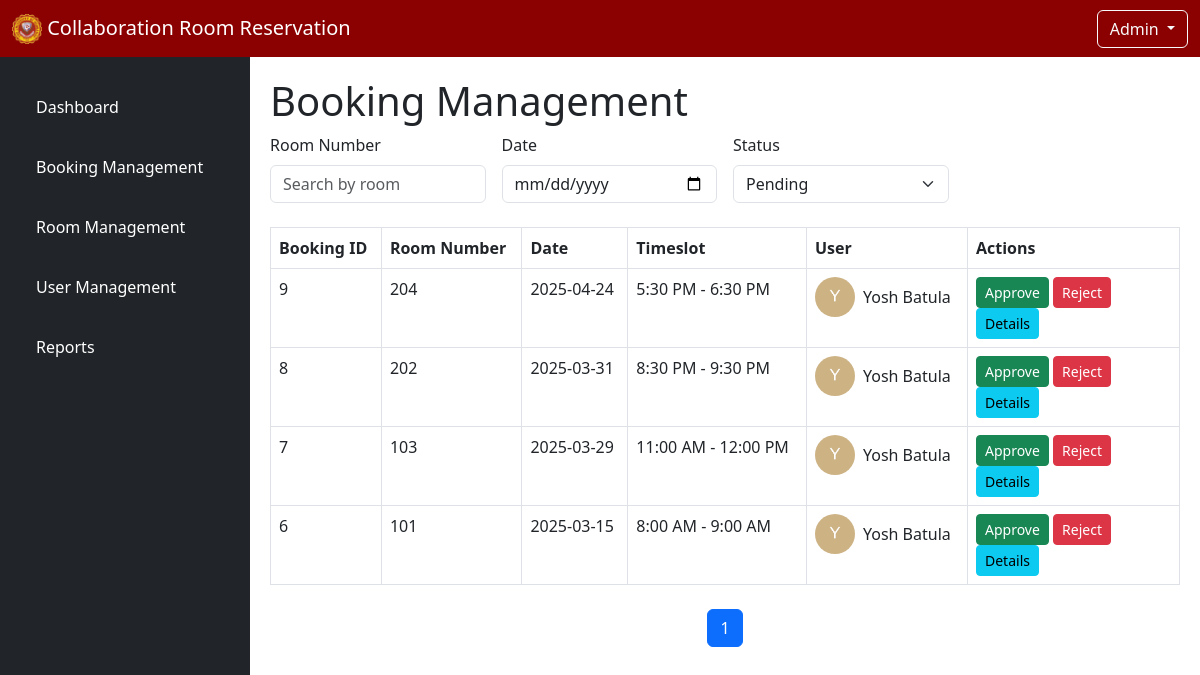
Page /admin/booking_management.php on the committed database.
### tables this page shows
CREATE TABLE `bookings` (
  `id` int(11) NOT NULL,
  `user_id` int(11) NOT NULL,
  `room_id` int(11) NOT NULL,
  `date` date NOT NULL,
  `timeslot` varchar(50) NOT NULL,
  `subject` varchar(255) NOT NULL,
  `purpose` text NOT NULL,
  `status` enum('pending','approved','rejected') NOT NULL DEFAULT 'pending',
  `created_at` timestamp NOT NULL DEFAULT current_timestamp()
);

CREATE TABLE `rooms` (
  `id` int(11) NOT NULL,
  `room_number` varchar(50) NOT NULL,
  `capacity` int(11) NOT NULL,
  `equipment` text DEFAULT NULL,
  `floor` varchar(50) NOT NULL,
  `description` text DEFAULT NULL,
  `image` varchar(255) DEFAULT NULL,
  `created_at` timestamp NOT NULL DEFAULT current_timestamp()
);

CREATE TABLE `users` (
  `id` int(11) NOT NULL,
  `name` varchar(255) NOT NULL,
  `email` varchar(255) NOT NULL,
  `password` varchar(255) NOT NULL,
  `role` enum('admin','user') NOT NULL DEFAULT 'user',
  `created_at` timestamp NOT NULL DEFAULT current_timestamp(),
  `profile_image` varchar(255) DEFAULT NULL
);

### admin/booking_management.php (the view, shortened to what this page needs)
<?php
include 'includes/header.php';
include 'includes/sidebar.php';
include 'includes/db_connection.php';
$conn = new mysqli($host, $username, $password, $dbname);
$room_number = $_GET['room_number'] ?? '';
$date = $_GET['date'] ?? '';
$status = $_GET['status'] ?? 'pending';
$page = isset($_GET['page']) ? (int)$_GET['page'] : 1;
$limit = 10;
$offset = ($page - 1) * $limit;
$query = "
    SELECT b.id, r.room_number, b.date, b.timeslot, b.subject, b.purpose, b.status,
           u.name AS user_name, u.profile_image AS user_profile_image
    FROM Bookings b
    JOIN Rooms r ON b.room_id = r.id
    JOIN Users u ON b.user_id = u.id
    WHERE 1=1
";
if (!empty($status)) {
    $query .= " AND b.status = ?";
}
$query .= " ORDER BY b.date DESC, b.timeslot ASC LIMIT ? OFFSET ?";
$stmt = $conn->prepare($query);
$types = '';
$params = [];
if (!empty($status)) {
    $types .= 's';
    $params[] = $status;
}
$types .= 'ii';
$params[] = $limit;
$params[] = $offset;
$stmt->bind_param($types, ...$params);
$stmt->execute();
$result = $stmt->get_result();
$bookings = $result->fetch_all(MYSQLI_ASSOC);
$totalBookingsQuery = "SELECT COUNT(*) FROM Bookings b JOIN Rooms r ON b.room_id = r.id WHERE 1=1";
if (!empty($status)) {
    $totalBookingsQuery .= " AND b.status = ?";
}
$totalStmt = $conn->prepare($totalBookingsQuery);
$totalTypes = '';
$totalParams = [];
if (!empty($status)) {
    $totalTypes .= 's';
    $totalParams[] = $status;
}
if (!empty($totalTypes)) {
    $totalStmt->bind_param($totalTypes, ...$totalParams);
}
$totalStmt->execute();
$totalResult = $totalStmt->get_result();
$totalBookings = $totalResult->fetch_row()[0];
$totalPages = ceil($totalBookings / $limit);
?>
    <div class="main-content container-fluid">
        <h1>Booking Management</h1>
        <form method="GET" class="mb-4" id="filterForm">
            <div class="row g-3">
                <div class="col-md-3">
                    <label for="room_number" class="form-label">Room Number</label>
                    <input type="text" name="room_number" id="room_number" class="form-control" placeholder="Search by room" value="<?= htmlspecialchars($room_number ?? '') ?>">
                </div>
                <div class="col-md-3">
                    <label for="date" class="form-label">Date</label>
                    <input type="date" name="date" id="date" class="form-control" value="<?= htmlspecialchars($date ?? '') ?>">
                </div>
                <div class="col-md-3">
                    <label for="status" class="form-label">Status</label>
                    <select name="status" id="status" class="form-select">
                        <option value="pending" <?= ($status ?? 'pending') === 'pending' ? 'selected' : '' ?>>Pending</option>
                    </select>
                </div>
            </div>
        </form>
        <table class="table table-bordered">
            <thead class="thead-dark">
                <tr>
                    <th>Booking ID</th>
                    <th>Room Number</th>
                    <th>Date</th>
                    <th>Timeslot</th>
                    <th>User</th>
                    <th style="width: 212px;">Actions</th>
                </tr>
            </thead>
            <tbody>
            <tbody>
                <?php foreach ($bookings as $booking): ?>
                <tr>
                    <td><?= htmlspecialchars($booking['id']) ?></td>
                    <td><?= htmlspecialchars($booking['room_number']) ?></td>
                    <td><?= htmlspecialchars($booking['date']) ?></td>
                    <td><?= htmlspecialchars($booking['timeslot']) ?></td>
                    <td>
                        <div class="d-flex align-items-center">
                            <?php if (!empty($booking['user_profile_image'])): ?>
                                <img src="../../images/profiles/<?= htmlspecialchars($booking['user_profile_image']) ?>" alt="Profile Image" width="40" height="40" class="rounded-circle me-2">
                            <?php else: ?>
                                <img src="../../images/profiles/default-profile.jpg" alt="Default Profile Image" width="40" height="40" class="rounded-circle me-2">
                            <?php endif; ?>
                            <span><?= htmlspecialchars($booking['user_name']) ?></span>
                        </div>
                    </td>
                    <td class="justify-content-center align-items-center">
                        <?php if ($booking['status'] == 'pending'): ?>
                            <a href="actions/approve_booking.php?id=<?= $booking['id'] ?>" class="btn btn-sm btn-success">Approve</a>
                            <a href="actions/reject_booking.php?id=<?= $booking['id'] ?>" class="btn btn-sm btn-danger">Reject</a>
                        <?php else: ?>
                            <span class="badge bg-<?= $booking['status'] == 'approved' ? 'success' : 'danger' ?>">
                                <?= ucfirst($booking['status']) ?>
                            </span>
                        <?php endif; ?>
                        <button type="button" class="btn btn-sm btn-info" data-bs-toggle="modal" data-bs-target="#detailsModal<?= $booking['id'] ?>">
                            Details
                        </button>
                    </td>
                </tr>
                <?php endforeach; ?>
            </tbody>
            </tbody>
        </table>
        <nav aria-label="Bookings Pagination" class="mt-4">
            <ul class="pagination justify-content-center">
                <?php for ($i = 1; $i <= $totalPages; $i++): ?>
                <li class="page-item <?= $page == $i ? 'active' : '' ?>">
                    <a class="page-link" href="?page=<?= $i ?>&room_number=<?= urlencode($room_number ?? '') ?>&date=<?= urlencode($date ?? '') ?>&status=<?= urlencode($status ?? '') ?>"><?= $i ?></a>
                </li>
                <?php endfor; ?>
            </ul>
        </nav>
    </div>
    <?php include 'includes/footer.php'; ?>

### admin/styles.css (style rules this page uses)
.main-content { flex: 1; padding: 20px; }

### rows in the picture
bookings: id "9", room.room_number "204", date "2025-04-24", timeslot "5:30 PM - 6:30 PM", user.profile_image (picture), user.name "Yosh Batula"
bookings: id "8", room.room_number "202", date "2025-03-31", timeslot "8:30 PM - 9:30 PM", user.profile_image (picture), user.name "Yosh Batula"
bookings: id "7", room.room_number "103", date "2025-03-29", timeslot "11:00 AM - 12:00 PM", user.profile_image (picture), user.name "Yosh Batula"
bookings: id "6", room.room_number "101", date "2025-03-15", timeslot "8:00 AM - 9:00 AM", user.profile_image (picture), user.name "Yosh Batula"
